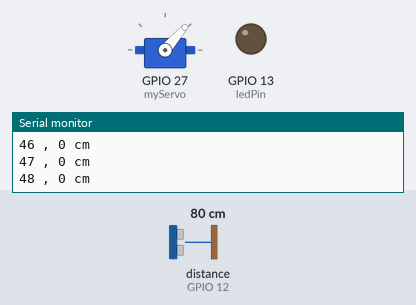
This sketch was run on a simulated ESP32. On the bench: servo, output pins drawn as LEDs (lit = HIGH), the last lines printed to the serial monitor. Wiring (inferred from the names in the program): ultrasonic range finder: trigger GPIO 14; echo GPIO 12. The test bench sets the inputs (shaded band); at power-on: distance to the obstacle (sensor on GPIO 12) 80 cm. The echo pulse lasts 58.3 µs per cm; pins used as bus, display or sensor lines are not drawn.

Above: at 1.2 s.
1.3 s: distance to the obstacle (sensor on GPIO 12) set to 2 cm
At 1.73 s:
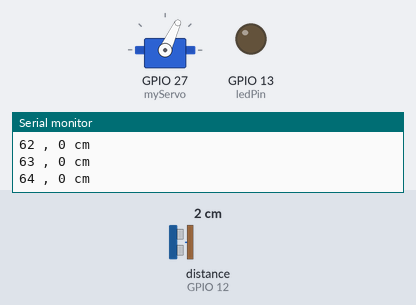
4.3 s: distance to the obstacle (sensor on GPIO 12) set to 9 cm
At 4.95 s:
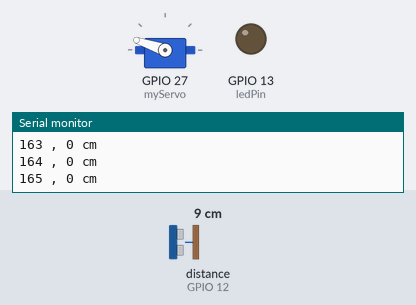
7.3 s: distance to the obstacle (sensor on GPIO 12) set to 12 cm
At 9.65 s:
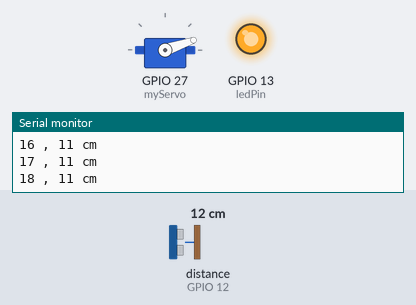
Timing chart, 0 to 25.3 s (numbered marks = the images above; inputs shaded):
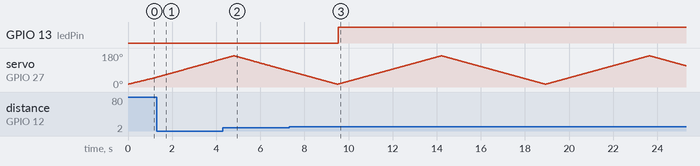

The sketch:

radar_arduino.ino
```cpp
#include <ESP32Servo.h>
// Defines Trig and Echo pins of the Ultrasonic Sensor
const int trigPin = 14;
const int echoPin = 12;
const int ledPin  = 13;
const int SERVO_DELAY = 30;

// Variables for the duration and the distance
long duration;
int distance;

Servo myServo; // Creates a servo object for controlling the servo motor

void setup() {
  pinMode(trigPin, OUTPUT);   // Sets the trigPin as an Output
  pinMode(echoPin, INPUT);    // Sets the echoPin as an Input
  pinMode(ledPin, OUTPUT);
  Serial.begin(115200);
  myServo.attach(27);
}

void loop() {
  for (int i = 15; i <= 165; i++) {
    myServo.write(i);
    delay(SERVO_DELAY);
    distance = calculateDistance();

    if (distance > 0) {
      digitalWrite(ledPin, HIGH);
    } else {
      digitalWrite(ledPin, LOW);
    }

    Serial.print(i);
    Serial.print(" , ");
    Serial.print(distance);
    Serial.print(" cm");
    Serial.println();
  }

  for (int i = 165; i >= 15; i--) {
    myServo.write(i);
    delay(SERVO_DELAY);
    distance = calculateDistance();
  }
}

// Function for calculating the distance measured by the Ultrasonic sensor
int calculateDistance() {
  digitalWrite(trigPin, LOW);
  delayMicroseconds(2);
  digitalWrite(trigPin, HIGH);
  delayMicroseconds(10);
  digitalWrite(trigPin, LOW);

  duration = pulseIn(echoPin, HIGH, 30000); // 30 ms timeout

  if (duration == 0) return 0; // Timeout

  distance = duration * 0.034 / 2;

  if (distance >= 10 && distance <= 40) {
    return distance;
  } else {
    return 0;
  }
}
```

Measured:
- the behaviour switches between 10 and 11 cm on distance to the obstacle (sensor on GPIO 12) (found by bisection; images 2 and 3)
- after the input at 7.3 s, GPIO 13 (ledPin): LOW → HIGH after 2.2 s
